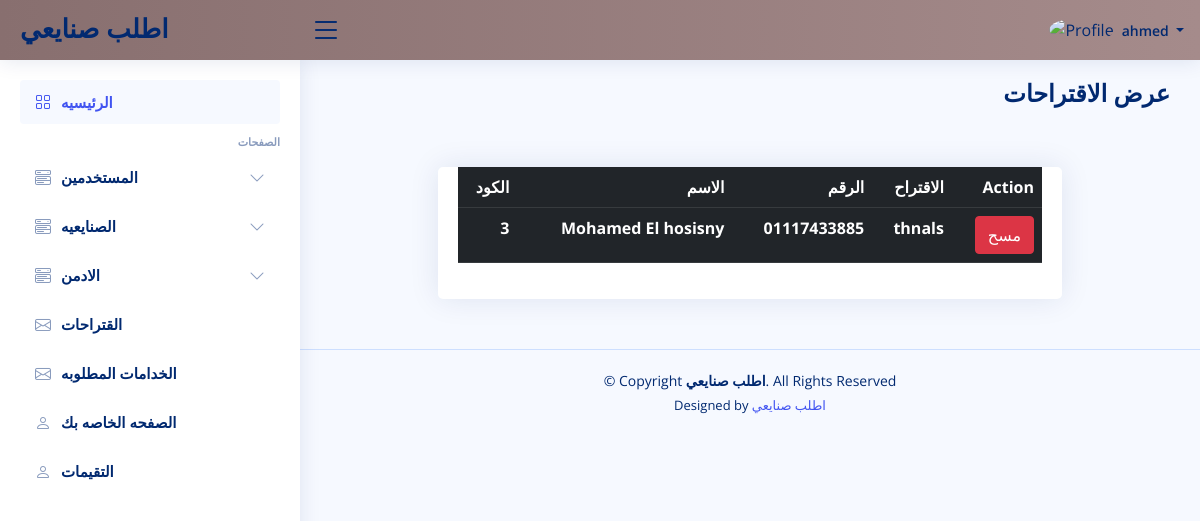
/admin/notes/list.php (signed in), run on an earlier commit of the app's database.
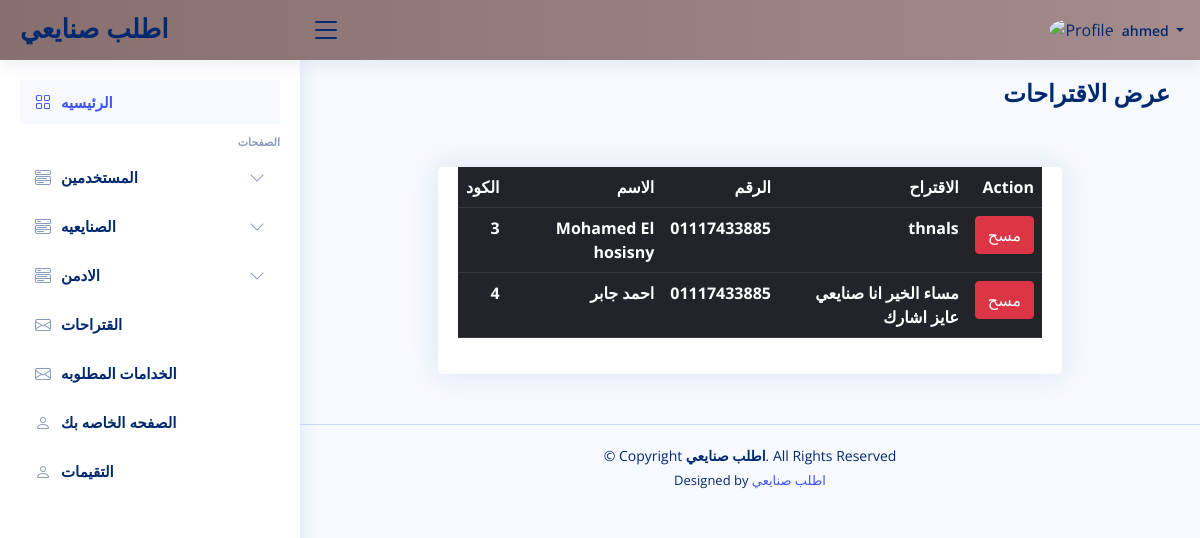
And on a later commit of the database.
### tables this page shows
CREATE TABLE `notes` (
  `id` int(11) NOT NULL,
  `data` varchar(200) NOT NULL,
  `userId` int(11) NOT NULL
);

CREATE TABLE `users` (
  `id` int(11) NOT NULL,
  `name` varchar(20) NOT NULL,
  `email` varchar(66) NOT NULL,
  `password` varchar(23) NOT NULL,
  `address` varchar(333) NOT NULL,
  `phone` varchar(12) NOT NULL
);

### admin/notes/list.php (the view, shortened to what this page needs)
<?php
include '../shared/head.php';
include '../shared/header.php';
include '../shared/aside.php';
include '../sharedFunc/db.php';
$select = "SELECT * FROM `notes` JOIN users
ON notes.userId = users.id";
$s = mysqli_query($conn, $select);
?>
<main id="main" class="main">
  <div class="pagetitle">
    <h1>عرض الاقتراحات</h1>
  </div>
  <section class="section dashboard">
    <div class="row">
      <div class="container col-9 mt-5 text-center">
        <div class="card">
          <div class="card-body">
            <table class="table table-dark">
              <tr>
                <th>الكود</th>
                <th>الاسم</th>
                <th>الرقم</th>
                <th>الاقتراح</th>
                <th colspan="3">Action</th>
              </tr>
              <?php foreach ($s as $data) { ?>
                <tr>
                  <th> <?php echo $data['id'] ?> </th>
                  <th> <?php echo $data['name'] ?> </th>
                  <th> <?php echo $data['phone'] ?> </th>
                  <th> <?php echo $data['data'] ?> </th>
                  <th> <a class="btn btn-danger"  href="/safar/admin/notes/list.php?delete=<?php echo $data['id'] ?>">مسح </a> </th>
                </tr>
              <?php } ?>
            </table>
          </div>
        </div>
      </div>
    </div>
  </section>
</main>
<?php
include '../shared/footer.php';
include '../shared/script.php';
?>

What changed in the data, as far as the page shows it:
added notes: userId "4", userId.name "احمد جابر", userId.phone "01117433885", data "مساء الخير انا صنايعي عايز اشارك"
